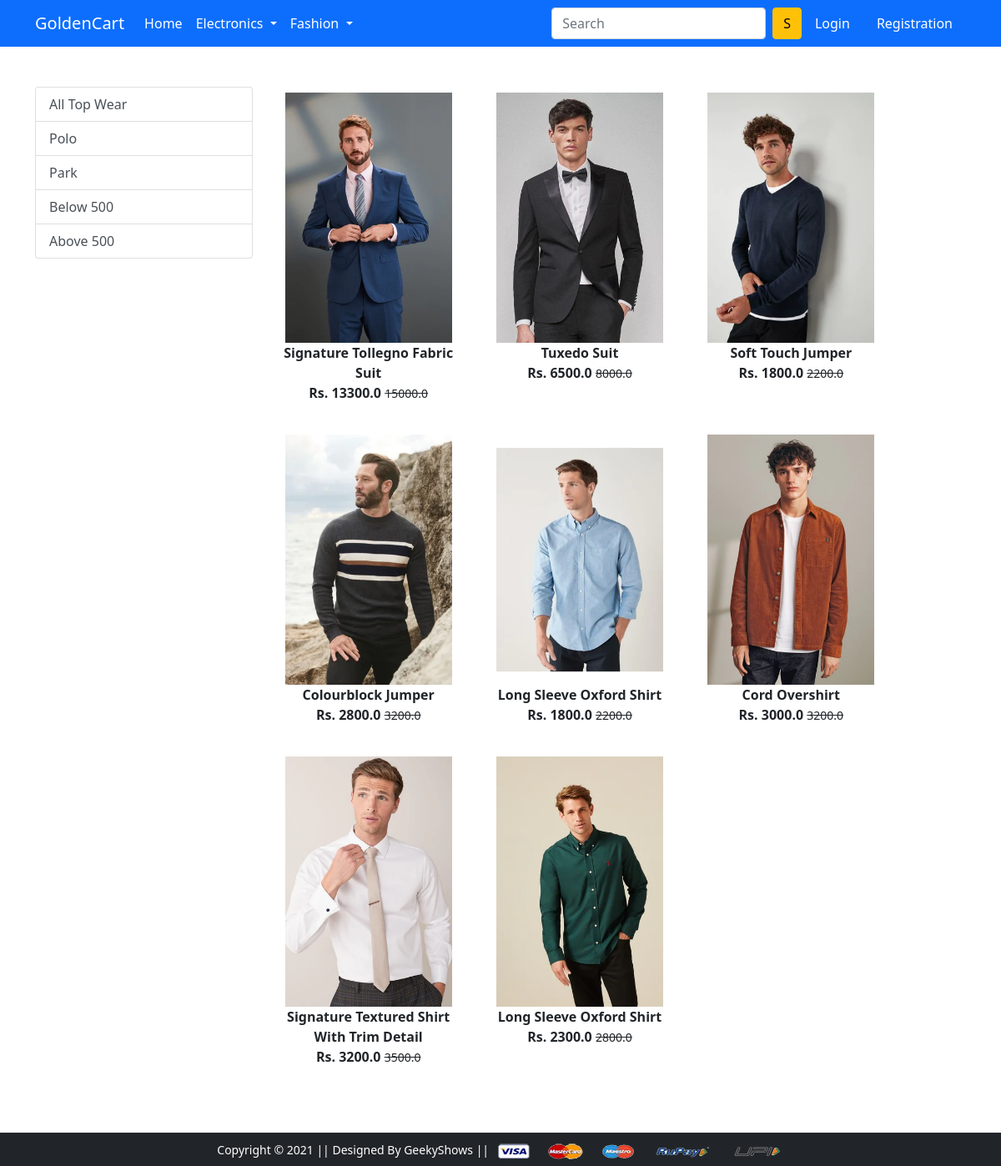
Screenshot of /topwear/ with the database file from the repository.
### app/models.py (models this page shows, shortened)
class Product(models.Model):
    title = models.CharField(max_length=200)
    selling_price = models.FloatField()
    discounted_price = models.FloatField()
    description = RichTextField(blank=True,null=True)
    brand = models.CharField(max_length=200)
    category = models.CharField(choices = CATEGORY_CHOICES, max_length=2)
    product_image = models.ImageField(upload_to = 'productimg')

### app/views.py (the view)
# urls.py: path('topwear/', views.topwear, name='topwear'),
def topwear(request,data=None):
    totalitem=0
    if data==None:
        topwears=Product.objects.filter(category='TW')
    elif data=='Polo' or data=='Park':
        topwears=Product.objects.filter(category='TW').filter(brand=data)
    elif data=='below':
        topwears=Product.objects.filter(category='TW').filter(discounted_price__lt=500)
    elif data=='above':
        topwears=Product.objects.filter(category='TW').filter(discounted_price__gt=500)
    if request.user.is_authenticated:
        totalitem=len(Cart.objects.filter(user=request.user))
    return render(request, 'app/topwear.html',{'topwears':topwears,'totalitem':totalitem})

### app/templates/app/topwear.html (shortened to what this page needs)
{% extends 'app/base.html' %}
{% load static %}
{% block main-content %}
<div class="container my-5">
 <div class="row">
  <div class="col-sm-3">
   <div class="list-group">
        <a href="{% url 'topwear' %}" class="list-group-item list-group-item-action" aria-current="true">All Top Wear</a>
        <a href="{% url 'topweardata' 'Polo' %}" class="list-group-item list-group-item-action" aria-current="true">Polo</a>
        <a href="{% url 'topweardata' 'Park' %}" class="list-group-item list-group-item-action" aria-current="true">Park</a>
        <a href="{% url 'topweardata' 'below' %}" class="list-group-item list-group-item-action" aria-current="true">Below 500</a>
        <a href="{% url 'topweardata' 'above' %}" class="list-group-item list-group-item-action" aria-current="true">Above 500</a>
    </div>
  </div>
  <div class="col-sm-8">
      <div class="row">
          {% for product in topwears %}
          <div class="col-sm-4 text-center mb-4">
              <a href="{% url 'product-detail' product.id %}" class="btn">
                  <div class="item">
                      <img src="{{product.product_image.url}}" alt="" height="300">
                      <div class="fw-bold">{{product.title}}</div>
                      <div class="fw-bold">Rs. {{product.discounted_price}}
                        <small class="fw-light text-decoration-line-through">{{product.selling_price}}</small>
                      </div>
                  </div>
              </a>
          </div>
          {% endfor %}
      </div>
  </div>
 </div>
</div>
{% endblock main-content %}

### rows the page displays
Product: product_image (picture), title "Signature Tollegno Fabric Suit", discounted_price "13300.0", selling_price "15000.0"
Product: product_image (picture), title "Tuxedo Suit", discounted_price "6500.0", selling_price "8000.0"
Product: product_image (picture), title "Soft Touch Jumper", discounted_price "1800.0", selling_price "2200.0"
Product: product_image (picture), title "Colourblock Jumper", discounted_price "2800.0", selling_price "3200.0"
Product: product_image (picture), title "Long Sleeve Oxford Shirt", discounted_price "1800.0", selling_price "2200.0"
Product: product_image (picture), title "Cord Overshirt", discounted_price "3000.0", selling_price "3200.0"
Product: product_image (picture), title "Signature Textured Shirt With Trim Detail", discounted_price "3200.0", selling_price "3500.0"
Product: product_image (picture), title "Long Sleeve Oxford Shirt", discounted_price "2300.0", selling_price "2800.0"
